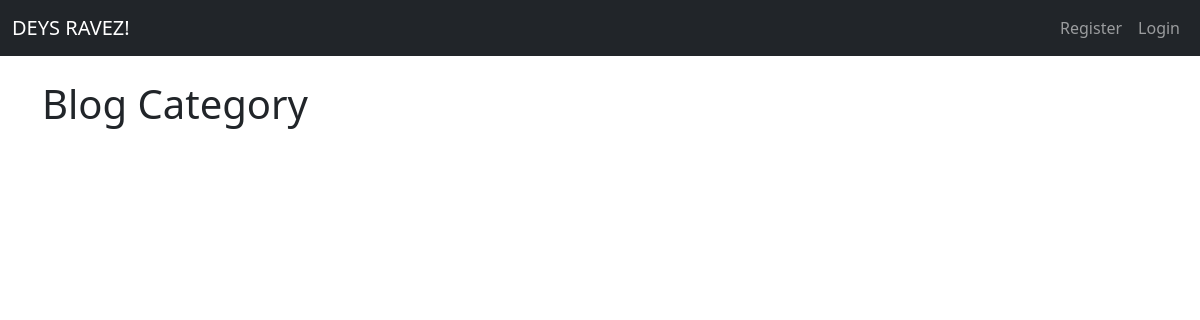
Before: /categorylist with the older database file.
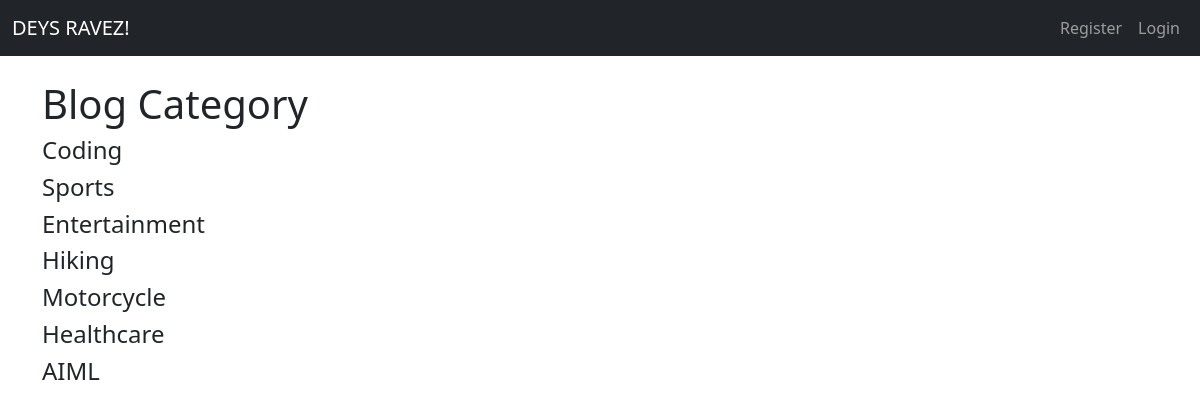
After: the same page with the newer database file.
### zblog/models.py (models this page shows, shortened)
class Category(models.Model):
    name = models.CharField(max_length=255)
    def __str__(self):
        return self.name

### zblog/views.py (the view)
# urls.py: path('categorylist', views.CategoryListView, name="categorylist"),
def CategoryListView(request):
    cat_menu_list=Category.objects.all()
    return render(request, 'category_list.html', {'cat_menu_list':cat_menu_list})

### zblog/templates/category_list.html (shortened to what this page needs)
{% extends 'base.html' %}
{% block content %}
    <h1>Blog Category</h1>
    {% for cat in cat_menu_list %}
    <h4>
        <a class="dropdown-item" href="{% url 'category' cat|slugify %}">{{cat|capfirst }}</a>
    </h4>
    {% endfor %}
{% endblock %}

Changed rows visible on the page:
added Category: name "Coding"
added Category: name "Sports"
added Category: name "Entertainment"
added Category: name "Hiking"
added Category: name "Motorcycle"
added Category: name "Healthcare"
added Category: name "AIML"
